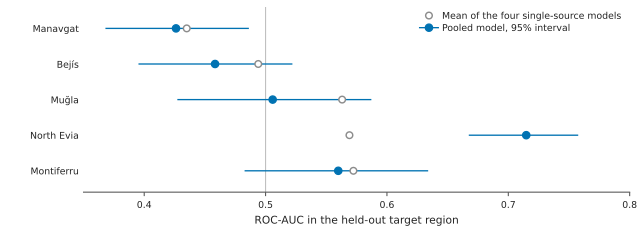

Write the Python code that produced this figure.
#!/usr/bin/env python3
"""Figure 6 - pooled training beats the mean single source only for Evia (2026-10-23 redraw).

IJWF copy (2026-11-11) of paper/figures/fig6_loro.py, which is left as it is. The data and the
asserts are those of the shared script and of the shared _conservation_common.py and are read from
the shared paths (paper/supplementary.md, paper/figure_captions.tex, round7). Changed for the
publisher's figure guide: 8 pt and 7 pt text and 0.8 pt axis lines (_style_ijwf.py), and sentence
case in the two legend entries.
Writes fig6_loro.pdf, .svg, _preview.png and fig6_provenance.json next to this file.

Leave-one-region-out: for each held-out target, the mean of the four single-source models
(open grey circle) and the model trained on the other four regions together (filled blue dot
with its 95% spatial-block interval). The best single source, which needs target labels to
choose, and the within-region ceiling are no longer drawn; both are in Section S4.4.
The earlier version is in the git history before 2026-10-23.

Data: paper/figures/data/fig_data_corrected.json and round7/r7d_pooled_vs_single.csv.
Asserts here and in _conservation_common.py.
"""
import json
import sys
from pathlib import Path

import matplotlib
matplotlib.use("Agg")
import matplotlib.pyplot as plt

sys.dont_write_bytecode = True                    # nothing is written into paper/figures, not even bytecode
HERE = Path(__file__).resolve().parent            # paper/submissions/ijwf/figures: every output goes here
SHARED = HERE.parents[2] / "figures"              # paper/figures: read only
PAPER = SHARED.parent                             # paper: the texts and tables the asserts read
sys.path[:0] = [str(HERE), str(SHARED)]
from _layout_check import check as layout_check, assert_inside   # noqa: E402
from _conservation_common import LABEL, loro                     # noqa: E402  (its HERE is paper/figures)
import _style_ijwf as S                                          # noqa: E402

# ---- asserts vs Section S4.4, the Fig. 6 caption and round7, zero tolerance ----------
# 2026-09-29 (internal review F61): the benchmark is the MEAN of the four single-source models;
# the best single source is kept as an oracle marker, since choosing it uses target labels.
import csv
BY = {r["target"]: r for r in loro}
_R7D = PAPER / "labelfix_rerun" / "round7" / "r7d_pooled_vs_single.csv"
MEAN = {row["target"]: float(row["mean_single"]) for row in csv.DictReader(open(_R7D, encoding="utf-8"))}
for _t, _r in BY.items():   # the pooled and best-single values of the two sources agree
    _row = next(x for x in csv.DictReader(open(_R7D, encoding="utf-8")) if x["target"] == _t)
    assert abs(float(_row["pooled"]) - _r["loro_raw"]) < 1e-9, _t
    assert abs(float(_row["best_single_oracle"]) - _r["best_pairwise"]) < 1e-6, _t
_supp = (PAPER / "supplementary.md").read_text(encoding="utf-8")
_an = " ".join(_supp[_supp.index("## S4.4 "):
                     _supp.index("## S4.5 ")].split())
_cap = " ".join((PAPER / "figure_captions.tex").read_text(encoding="utf-8").split())
_ev, _mv, _bj = BY["evia_2021_extended"], BY["manavgat_2021"], BY["bejis_2022"]
fmt_ci = lambda r: f"{r['loro_raw']:.3f} [{r['loro_raw_ci'][0]:.3f}, {r['loro_raw_ci'][1]:.3f}]"
_evm = MEAN["evia_2021_extended"]
assert f"{fmt_ci(_ev)} against a mean of {_evm:.3f}" in _an, fmt_ci(_ev)
assert f"{fmt_ci(_ev)} against {_evm:.3f}" in _cap
assert f"best single source only for Evia ({_ev['best_pairwise']:.3f})" in _an
assert fmt_ci(_mv) in _an, fmt_ci(_mv)
WINS = [t for t, r in BY.items() if r["loro_raw"] > MEAN[t]]
assert WINS == ["evia_2021_extended"], WINS
assert [t for t, r in BY.items() if r["loro_raw"] > r["best_pairwise"]] == ["evia_2021_extended"]
assert _mv["loro_raw_ci"][1] < 0.5, "Manavgat pooled interval must lie entirely below chance"
BELOW_CI = [t for t, r in BY.items() if r["loro_raw_ci"][1] < 0.5]
assert BELOW_CI == ["manavgat_2021"], BELOW_CI       # caption: only Manavgat's interval
SHORT = sorted(MEAN[t] - r["loro_raw"] for t, r in BY.items() if t not in WINS)
GAPS = sorted(r["within"] - r["loro_raw"] for r in loro)
assert f"by {SHORT[0]:.3f} to {SHORT[-1]:.3f}" in _an, SHORT
assert f"{GAPS[0]:.2f} to {GAPS[-1]:.2f} AUC below the within-region ceiling" in _an, GAPS
assert f"(0.426 and 0.458)" in _cap and f"{_mv['loro_raw']:.3f}" == "0.426" and f"{_bj['loro_raw']:.3f}" == "0.458"

S.apply()
fig, ax = plt.subplots(figsize=(S.WIDTH_MM * S.MM, 62 * S.MM))
S.chance(ax)
data_artists = []
ys = list(range(len(loro)))[::-1]
for r, y in zip(loro, ys):
    m = MEAN[r["target"]]
    ci, = ax.plot(r["loro_raw_ci"], [y, y], color=S.BLUE, lw=1.0, zorder=2)
    mm, = ax.plot(m, y, marker="o", ms=5.0, mfc="white", mec=S.GREY, mew=1.1, lw=0, zorder=3)
    mp, = ax.plot(r["loro_raw"], y, marker="o", ms=5.5, color=S.BLUE, lw=0, zorder=4)
    data_artists += [(mm, f"mean:{r['target']}"), (mp, f"pooled:{r['target']}"), (ci, f"ci:{r['target']}")]

ax.set_yticks(ys, [LABEL[r["target"]] if r["target"] != "evia_2021_extended" else "North Evia" for r in loro])
ax.tick_params(axis="y", length=0)
ax.spines["left"].set_visible(False)
ax.set_ylim(-0.6, len(loro) - 0.4)
ax.set_xlim(0.35, 0.80)
ax.set_xticks([0.4, 0.5, 0.6, 0.7, 0.8])
ax.set_xlabel("ROC-AUC in the held-out target region")
assert_inside(ax, "Fig. 6", xs=[v for r in loro for v in (r["loro_raw"], *r["loro_raw_ci"], MEAN[r["target"]])])

handles = [plt.Line2D([], [], marker="o", ms=5.0, mfc="white", mec=S.GREY, mew=1.1, lw=0),
           plt.Line2D([], [], marker="o", ms=5.5, color=S.BLUE, lw=1.0)]
ax.legend(handles, ["Mean of the four single-source models", "Pooled model, 95% interval"],
          loc="upper right", bbox_to_anchor=(1.0, 1.02), handletextpad=0.4, labelspacing=0.3)
fig.subplots_adjust(left=0.13, right=0.98, top=0.97, bottom=0.18)

problems = layout_check(fig, "Fig. 6 - pooled training", min_gap_pt=2.0, min_font_pt=S.FS_SMALL,
                        data_artists=data_artists)
sizes = S.font_sizes(fig)
S.save(fig, HERE, "fig6_loro")

(HERE / "fig6_provenance.json").write_text(json.dumps({
    "figure": "Fig. 6 - pooled training beats the mean single source only for Evia, IJWF package",
    "script": "paper/submissions/ijwf/figures/fig6_loro.py",
    "source": "copy of paper/figures/fig6_loro.py with the same data and asserts",
    "ijwf_changes": "8 pt and 7 pt text, 0.8 pt axis line; sentence case: Mean of the four single-source "
                    "models, Pooled model, 95% interval",
    "data": {"path": "paper/figures/data/fig_data_corrected.json",
             "sha256": __import__("hashlib").sha256(
                 (SHARED / "data" / "fig_data_corrected.json").read_bytes()).hexdigest(),
             "note": "loro_pooled_transfer.json from paper/labelfix_rerun/round3 (corrected label); "
                     "mean single source from round7/r7d_pooled_vs_single.csv"},
    "asserts": "pooled beats the mean single source only for Evia, 0.715 [0.668, 0.757] against 0.569, "
               "and the oracle best source (0.654) likewise; Manavgat pooled 0.426 [0.369, 0.486], the "
               "only interval entirely below chance; shortfalls and ceiling gaps as printed in Section "
               "S4.4; caption numbers found verbatim; every value inside the x axis",
    "design": "2026-10-23 redraw: mean single source (open grey) to pooled (filled blue, with interval); "
              "oracle source and within-region ceiling left to Section S4.4",
    "canvas_mm": [S.WIDTH_MM, 62],
    "font_pt": {"body": S.FS_BODY, "minimum": S.FS_SMALL, "used": sizes},
    "layout_check": f"paper/figures/_layout_check.py; {len(problems)} problems at build time",
    "environment": f"matplotlib {matplotlib.__version__}",
}, indent=1, ensure_ascii=False), encoding="utf-8")
print("fig6 written; pooled beats the mean single source only for", WINS, "; interval below chance:", BELOW_CI)
